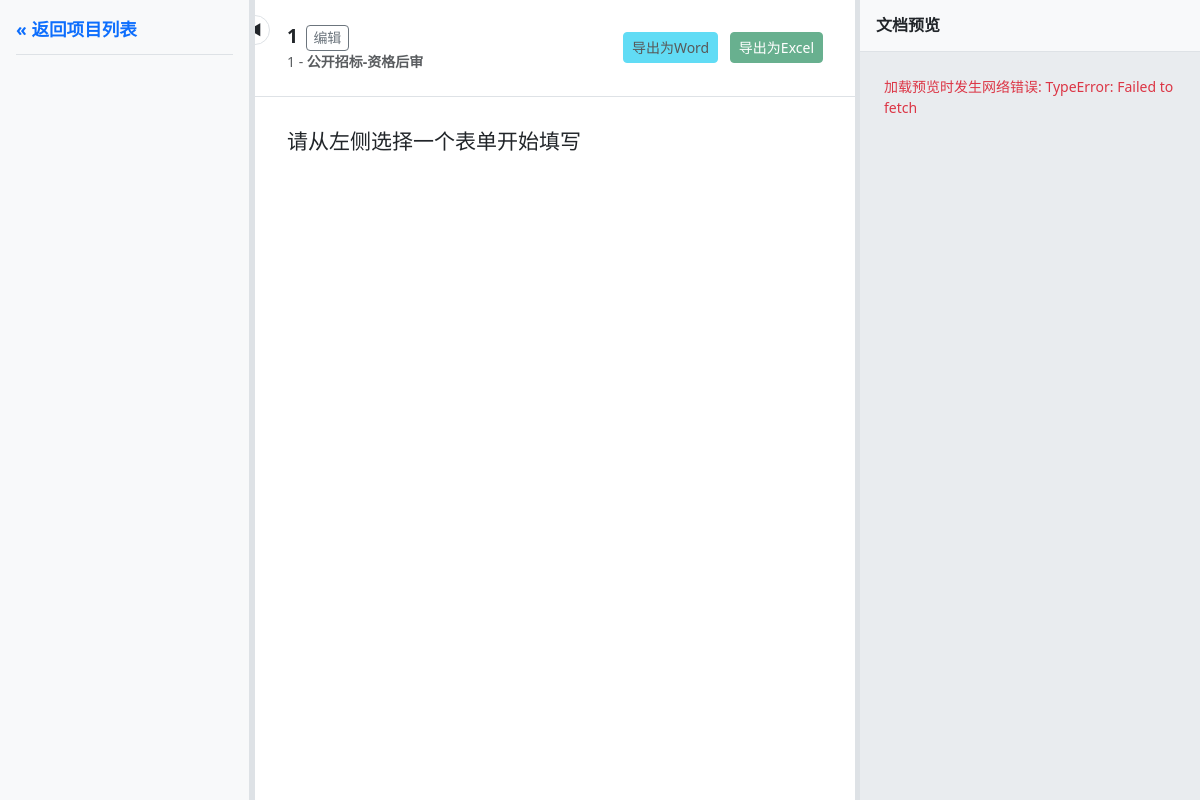
/projects/1, run on the app's committed database.
### app/models/project.py (models this page shows)
class Project(db.Model):
    id = db.Column(db.Integer, primary_key=True)
    name = db.Column(db.String(200), nullable=False)
    number = db.Column(db.String(100), nullable=False)
    procurement_method = db.Column(db.String(50), nullable=False)
    created_at = db.Column(db.DateTime, server_default=db.func.now())

### app/routes/main.py (the view)
@main_bp.route('/projects/<int:project_id>')
def route_project_detail(project_id):
    project = Project.query.get_or_404(project_id)
    return render_template('main/project.html', project=project)

### app/templates/main/project.html (shortened to what this page needs)
<!doctype html>
<html lang="zh-CN">
<head>
    <link href="https://cdn.jsdelivr.net/npm/bootstrap@5.3.3/dist/css/bootstrap.min.css" rel="stylesheet">
</head>
<body data-project-id="{{ project.id }}" data-procurement-method="{{ project.procurement_method }}">
    <div class="main-container">
        <aside class="sidebar">
            <div class="sidebar-header">
                <a href="/">« 返回项目列表</a>
            </div>
            <div class="sidebar-body">
            </div>
        </aside>
        <div class="resizer" id="resizer-1"></div>
        <main class="content">
            <div id="sidebar-toggle"></div>
            <div class="content-header">
                <div class="d-flex justify-content-between align-items-center">
                    <div>
                        <h1 class="mb-0" id="project-name-display">{{ project.name }}<button class="btn btn-outline-secondary btn-sm btn-edit" onclick="openEditModal()">编辑</button></h1>
                        <p class="text-muted mb-0"><span id="project-number-display">{{ project.number }}</span> - <span id="project-method-display" class="fw-bold">{{ project.procurement_method }}</span></p>
                    </div>
                    <div>
                        <button id="export-word-button" class="btn btn-info btn-sm" disabled onclick="exportWord()">导出为Word</button>
                        <button id="export-button" class="btn btn-success btn-sm ms-2" disabled onclick="exportProject()">导出为Excel</button>
                    </div>
                </div>
            </div>
            <div class="content-body">
                <div id="form-container">
                    <div class="d-flex justify-content-between align-items-center">
                        <h2 id="sheet-title">请从左侧选择一个表单开始填写</h2>
                    </div>
                </div>
            </div>
        </main>
        <div class="resizer" id="resizer-2"></div>
        <aside class="preview-pane">
            <div class="preview-header">
                <h4>文档预览</h4>
            </div>
            <div id="preview-content" class="preview-body">
            </div>
        </aside>
    </div>
</body>
</html>

### app/templates/main/project.html (style rules this page uses)
body { font-size: 0.875rem; }
.main-container { display: flex; height: 100vh; overflow: hidden; }
h1, h2, h3, h4, h5, h6 { font-size: revert; }
.sidebar { width: 250px; flex-shrink: 0; background-color: #f8f9fa; border-right: 1px solid #dee2e6; display: flex; flex-direction: column; transition: width 0.3s ease-in-out, padding 0.3s ease-in-out; }
.content { width: 50%; flex-shrink: 0; display: flex; flex-direction: column; overflow-y: hidden; position: relative; }
.preview-pane { flex-grow: 1; display: flex; flex-direction: column; overflow-y: hidden; background-color: #e9ecef; }
.sidebar-body { overflow-y: auto; padding: 1rem; }
.content-header { padding: 1.5rem 2rem; border-bottom: 1px solid #dee2e6; background-color: #fff; flex-shrink: 0; }
.content-body { flex-grow: 1; padding: 2rem; overflow-y: auto; overflow-x: auto; }
.preview-header { padding: 1rem; border-bottom: 1px solid #dee2e6; background-color: #f8f9fa; flex-shrink: 0; }
.preview-header h4 { font-size: 1rem; font-weight: 600; margin: 0; }
.preview-body { flex-grow: 1; padding: 1.5rem; overflow-y: auto; }
.sidebar-header { padding: 1rem; flex-shrink: 0; }
.sidebar-header a { font-size: 1.1rem; font-weight: 600; color: #0d6efd !important; text-decoration: none; display: block; padding-bottom: 0.75rem; border-bottom: 1px solid #dee2e6; }
.content-header h1 { font-size: 1.2rem; font-weight: 600; }
.btn-edit { padding: 0.1rem 0.4rem; margin-left: 0.5rem; }
.resizer { width: 5px; cursor: ew-resize; background-color: #dee2e6; flex-shrink: 0; z-index: 100; transition: background-color 0.2s; }
#sidebar-toggle { position: absolute; top: 15px; left: -15px; width: 30px; height: 30px; background-color: #fff; border: 1px solid #dee2e6; border-radius: 50%; cursor: pointer; display: flex; align-items: center; justify-content: center; z-index: 110; transition: transform 0.3s ease-in-out; }
#sidebar-toggle::before { content: '◀'; font-family: sans-serif; }

### data on the page
Project: name "1", number "1", procurement_method "公开招标-资格后审"
